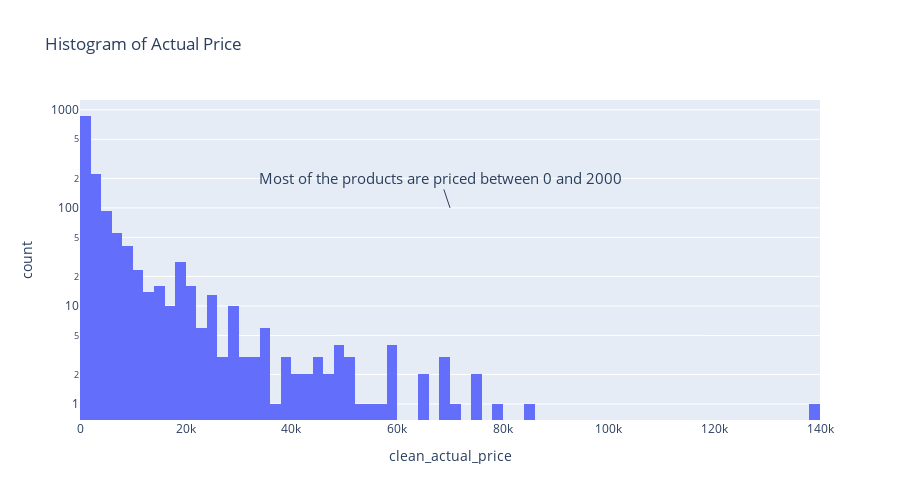

This figure's notebook cell:
### Code cell
# histogram of clean_actual_price
fig2 = px.histogram(df, x='clean_actual_price', nbins=100, height=500, log_y=True, title='Histogram of Actual Price')
conclusion = 'Most of the products are priced between 0 and 2000'
fig2.add_annotation(x=70000, y=2, text=conclusion, font_size=15)
fig2.show()

### Figure 1 — Plotly figure (JSON) as saved in the notebook; plotly's stock layout.template omitted (floating-point values rounded to 4 significant figures; data arrays with more than 128 entries replaced by an {"elided": "..."} marker saying what was removed)
{"data": [{"alignmentgroup": "True", "bingroup": "x", "hovertemplate": "clean_actual_price=%{x}<br>count=%{y}<extra></extra>", "legendgroup": "", "marker": {"color": "#636efa", "pattern": {"shape": ""}}, "name": "", "nbinsx": 100, "offsetgroup": "", "orientation": "v", "showlegend": false, "type": "histogram", "x": {"elided": "1465 float values"}, "xaxis": "x", "yaxis": "y"}], "layout": {"annotations": [{"font": {"size": 15}, "text": "Most of the products are priced between 0 and 2000", "x": 70000, "y": 2}], "barmode": "relative", "height": 500, "legend": {"tracegroupgap": 0}, "title": {"text": "Histogram of Actual Price"}, "xaxis": {"anchor": "y", "domain": [0, 1], "title": {"text": "clean_actual_price"}}, "yaxis": {"anchor": "x", "domain": [0, 1], "title": {"text": "count"}, "type": "log"}}}
